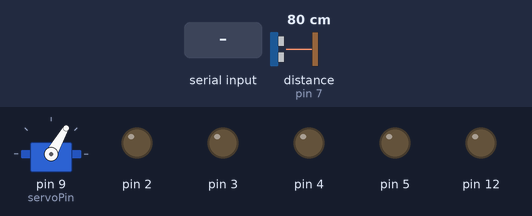
This sketch was run on a simulated Arduino Uno, built with avr-gcc and run on an emulated ATmega328P. On the bench: servo, output pins drawn as LEDs (lit = HIGH). Wiring (inferred from the names in the program): ultrasonic range finder: trigger pin 6; echo pin 7. Inputs (shaded band) come from the test bench; at power-on: distance to the obstacle (sensor on pin 7) 80 cm. The echo pulse lasts 58.3 µs per cm; pins used as bus, display or sensor lines are not drawn.

Above: at 1.2 s.
1.3 s: "0\n" received over the second serial link
At 2.62 s:
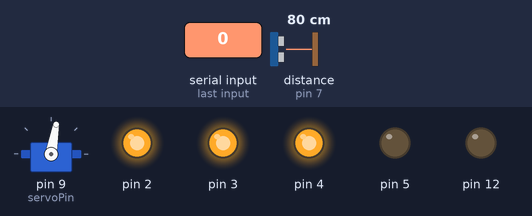
4.3 s: "1\n" received over the second serial link
At 7.2 s:
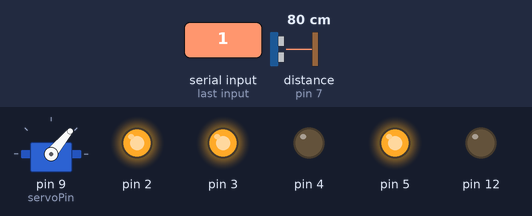
7.3 s: "2\n" received over the second serial link
At 8.49 s:
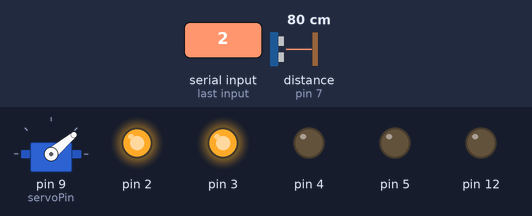
10.3 s: "3\n" received over the second serial link
At 12.06 s:
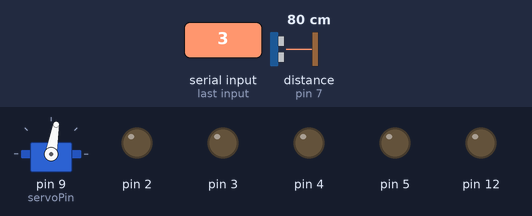
13.3 s: "2\n" received over the second serial link
At 16.2 s:
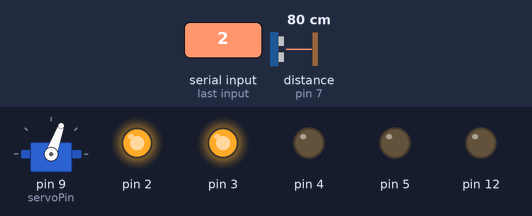
16.3 s: "90,45\n" received over the second serial link
Timing chart, 0 to 20.3 s (numbered marks = the images above; inputs shaded):
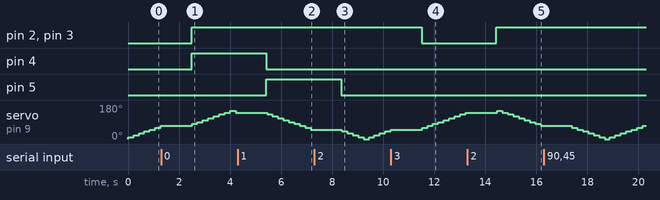

The sketch:

cambiar_modo_hc5.ino
```cpp
/*
 * Changing HC05 module's default device name using AT Command
 * by Droiduino.cc
 *
 * Pinout:
 * Key --> pin 9
 * VCC --> Vin
 * TXD --> pin 10
 * RXD --> pin 11
 * GND --> GND
 *
 * AT Command : AT+NAME=
 *
 */

#include "SoftwareSerial.h"
#include <Servo.h>

const int trigPin = 6;  // Pin TRIG conectado al pin 9
const int echoPin = 7; // Pin ECHO conectado al pin 10
const int servoPin = 9; // Pin del
const int count = 6;
String pos;
int e = 8;
int angulo = 0;
bool incrementando = true;
SoftwareSerial bluetooth(10, 11);   // RX | TX
Servo servo;
void setup()
{

  Serial.begin(9600);
  bluetooth.begin(9600);  // HC-05 default speed in AT command mode
  pinMode(trigPin, OUTPUT);
  pinMode(echoPin, INPUT);
    pinMode(servoPin, OUTPUT);
    pinMode(12, OUTPUT);

    pinMode(2, OUTPUT);
      pinMode(3, OUTPUT);
    pinMode(4, OUTPUT);
    pinMode(5, OUTPUT);

  servo.attach(servoPin);
  servo.write(angulo);
}

void loop()
{
 if (bluetooth.available()>= 1) {
    // Si hay datos disponibles en el módulo Bluetooth, leelos y envíalos de vuelta
     pos = bluetooth.readString();
      e= pos.toInt();
      select_action(e);
    delay(15);
  }

  int distancia = medir_distancia();
  int angulo = mover_servo();
  servo.write(angulo);
  bluetooth.println(String(distancia) + "," + String(angulo));
  delay(200);
}

void select_action(int valor){
  if (valor == 0){
    IZQUIERDA();
  }
  else if (valor == 1){
    DERECHA();
  }
  else if (valor == 2){
    ADELANTE();
  }
  else if (valor == 3){
    ATRAS();
  }
}

int mover_servo(){
  if (incrementando) {
    angulo += 10; // Incrementa el ángulo

    // Si el ángulo alcanza los 180 grados, cambia la dirección a decrementar
    if (angulo >= 150) {
      angulo = 150; // Asegura que el ángulo no exceda 180
      incrementando = false; // Cambia la dirección a decrementar
    }
    return angulo;
  }
  // Si estamos decrementando el ángulo
  else {
    angulo -= 10; // Decrementa el ángulo

    // Si el ángulo alcanza los 0 grados, cambia la dirección a incrementar
    if (angulo <= 0) {
      angulo = 0; // Asegura que el ángulo no sea menor que 0
      incrementando = true; // Cambia la dirección a incrementar
    }
    return angulo;
  }
}

void ATRAS(){
  digitalWrite(2, LOW);
 digitalWrite(3, LOW);
   digitalWrite(4, LOW);
  digitalWrite(5, LOW);
}
void DERECHA(){
  digitalWrite(2, HIGH);
 digitalWrite(3, HIGH);
   digitalWrite(4, LOW);
  digitalWrite(5, HIGH);
}

void IZQUIERDA(){
  digitalWrite(2, HIGH);
 digitalWrite(3, HIGH);
   digitalWrite(4, HIGH);
  digitalWrite(5, LOW);
}

void ADELANTE(){
  digitalWrite(2, HIGH);
 digitalWrite(3, HIGH);
   digitalWrite(4, LOW);
  digitalWrite(5, LOW);
}

int medir_distancia(){
    digitalWrite(trigPin, LOW);
  delayMicroseconds(2);
  digitalWrite(trigPin, HIGH);
  delayMicroseconds(10);
  digitalWrite(trigPin, LOW);

  // Mide el tiempo que tarda en recibir el eco
  int distancia = pulseIn(echoPin, HIGH) * 0.0343 / 2;
  // Imprime la distancia medida en el puerto serie
  return distancia;

  // Espera un tiempo antes de realizar la próxima medición
}
```

Measured:
- after the input at 1.3 s, pin 2–4: LOW → HIGH after 1.2 s
- after the input at 4.3 s, pin 4: HIGH → LOW after 1.1 s; pin 5: LOW → HIGH after 1.1 s
- after the input at 7.3 s, pin 5: HIGH → LOW after 1.1 s
- after the input at 10.3 s, pin 2, pin 3: HIGH → LOW after 1.2 s
- after the input at 13.3 s, pin 2, pin 3: LOW → HIGH after 1.1 s
